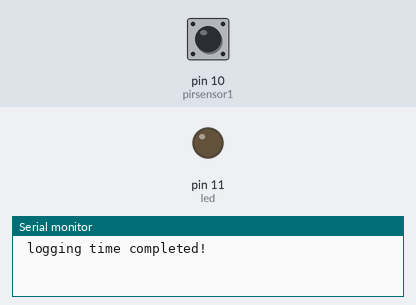
A sketch run on a simulated Arduino Uno, built with avr-gcc and run on an emulated ATmega328P. Parts: output pins drawn as LEDs (lit = HIGH), the last lines printed to the serial monitor. The test bench sets the inputs (shaded band); at power-on: pin 10 (pirsensor1) LOW. The modem accepts every AT command (registered, SIM ready, sends succeed) and sends nothing else.

Above: at 6.2 s.
6.3 s: pin 10 (pirsensor1) pulsed HIGH 2 times (0.12 s each, 0.3 s apart)
At 10.8 s:
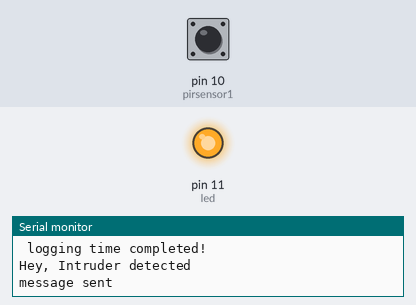
Timing chart, 0 to 19.9 s (numbered marks = the images above; inputs shaded):
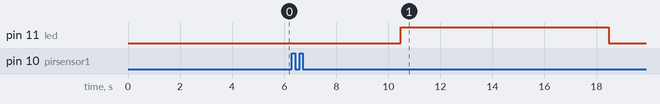

The sketch:

GSM_CODE_POUR_CODES.ino
```cpp
#include <SoftwareSerial.h>
SoftwareSerial SIM900(7,8);
String textForSMS1;
String textForSMS2;
String textForSMS3;
String textForSMS4;

int pirsensor1 = 10;
int led = 11;
//int pirsensor2 = 3;
//int pirsensor3 = 4;
//int pirsensor4 = 5;

void setup()

{
  randomSeed(analogRead(0));
  Serial.begin(9600);
  SIM900.begin(9600);
  Serial.println(" logging time completed!");
  pinMode(pirsensor1, INPUT);
  pinMode(led,OUTPUT);
  /*pinMode(pirsensor2, INPUT);
  pinMode(pirsensor3, INPUT);
  pinMode(pirsensor4, INPUT);*/

  delay(5000);
  }

 void loop()
 {

  if (digitalRead(pirsensor1) == HIGH)

  {
    textForSMS1 = "\nHey, Intruder detected ";
    sendSMS(textForSMS1);
    Serial.println(textForSMS1);
    Serial.println("message sent");
    digitalWrite(led,HIGH);
    delay(8000);
    }else{
     digitalWrite(led,LOW);
      }

  /*if (digitalRead(pirsensor2) == HIGH)

  {
    textForSMS2 = "\nHey, Intruder detected in the saloon";
    sendSMS(textForSMS2);
    Serial.println(textForSMS2);
    Serial.println("message sent");
    delay(8000);
    }


    if (digitalRead(pirsensor3) == HIGH)

  {
    textForSMS3 = "\nHey, Intruder detected in room number 1";
    sendSMS(textForSMS3);
    Serial.println(textForSMS3);
    Serial.println("message sent");
    delay(8000);
    }


    if (digitalRead(pirsensor4) == HIGH)

  {
    textForSMS4 = "\nHey, Intruder detected in the room number 2";
    sendSMS(textForSMS4);
    Serial.println(textForSMS4);
    Serial.println("message sent");
    delay(8000);
    }*/
  }


  void sendSMS(String message)

  {
    SIM900.print("AT+CMGF=1\r");
    delay(1000);
    SIM900.println("AT + CMGS = \"+250784165089 \"");
    delay(1000);
    SIM900.println(message);
    delay(1000);
    SIM900.println((char)34);
    delay(1000);
    SIM900.println();
    delay(100);

    }
```

Measured:
- after the input at 6.3 s, pin 11 (led): LOW → HIGH after 4.2 s, → LOW 8.0 s later
